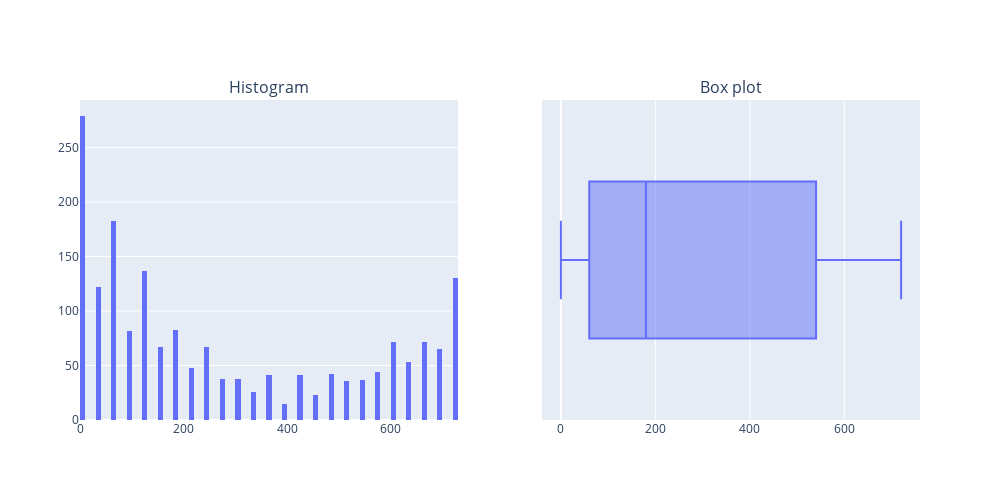

The code cell stored with this chart in its notebook:
### Code cell
# Create a figure with 2 subplots
fig = sp.make_subplots(rows=1, cols=2, subplot_titles=('Histogram', 'Box plot'))

# Add the histogram to the first subplot
fig.add_trace(px.histogram(data_frame=data_eda, x='time_delta_with_previous_rental_in_minutes', nbins=80).data[0], row=1, col=1)

# Add the box plot to the second subplot
fig.add_trace(px.box(data_frame=data_eda, x='time_delta_with_previous_rental_in_minutes').data[0], row=1, col=2)

# Update the layout of the figure
fig.update_layout(width=1000, height=500)

# Display the plot
fig.show()

### Figure 1 — Plotly figure (JSON) as saved in the notebook; plotly's stock layout.template omitted (floating-point values rounded to 4 significant figures; data arrays with more than 128 entries replaced by an {"elided": "..."} marker saying what was removed)
{"data": [{"alignmentgroup": "True", "bingroup": "x", "hovertemplate": "time_delta_with_previous_rental_in_minutes=%{x}<br>count=%{y}<extra></extra>", "legendgroup": "", "marker": {"color": "#636efa", "pattern": {"shape": ""}}, "name": "", "nbinsx": 80, "offsetgroup": "", "orientation": "v", "showlegend": false, "type": "histogram", "x": {"elided": "21310 int values"}, "xaxis": "x", "yaxis": "y"}, {"alignmentgroup": "True", "hovertemplate": "time_delta_with_previous_rental_in_minutes=%{x}<extra></extra>", "legendgroup": "", "marker": {"color": "#636efa"}, "name": "", "notched": false, "offsetgroup": "", "orientation": "h", "showlegend": false, "type": "box", "x": {"elided": "21310 int values"}, "x0": " ", "xaxis": "x2", "y0": " ", "yaxis": "y2"}], "layout": {"annotations": [{"font": {"size": 16}, "showarrow": false, "text": "Histogram", "x": 0.225, "xanchor": "center", "xref": "paper", "y": 1, "yanchor": "bottom", "yref": "paper"}, {"font": {"size": 16}, "showarrow": false, "text": "Box plot", "x": 0.775, "xanchor": "center", "xref": "paper", "y": 1, "yanchor": "bottom", "yref": "paper"}], "height": 500, "width": 1000, "xaxis": {"anchor": "y", "domain": [0, 0.45]}, "xaxis2": {"anchor": "y2", "domain": [0.55, 1]}, "yaxis": {"anchor": "x", "domain": [0, 1]}, "yaxis2": {"anchor": "x2", "domain": [0, 1]}}}
